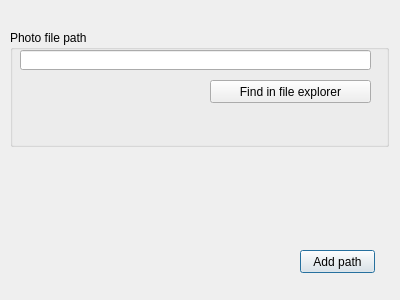
<?xml version="1.0" encoding="UTF-8"?>
<ui version="4.0">
 <class>addrecipephoto</class>
 <widget class="QDialog" name="addrecipephoto">
  <property name="geometry">
   <rect>
    <x>0</x>
    <y>0</y>
    <width>400</width>
    <height>300</height>
   </rect>
  </property>
  <property name="windowTitle">
   <string>Dialog</string>
  </property>
  <widget class="QPushButton" name="pushButton_2">
   <property name="geometry">
    <rect>
     <x>300</x>
     <y>250</y>
     <width>75</width>
     <height>23</height>
    </rect>
   </property>
   <property name="text">
    <string>Add path</string>
   </property>
  </widget>
  <widget class="QGroupBox" name="groupBox">
   <property name="geometry">
    <rect>
     <x>10</x>
     <y>30</y>
     <width>379</width>
     <height>117</height>
    </rect>
   </property>
   <property name="title">
    <string>Photo file path</string>
   </property>
   <widget class="QLineEdit" name="lineEdit">
    <property name="geometry">
     <rect>
      <x>10</x>
      <y>20</y>
      <width>351</width>
      <height>20</height>
     </rect>
    </property>
   </widget>
   <widget class="QPushButton" name="pushButton">
    <property name="geometry">
     <rect>
      <x>200</x>
      <y>50</y>
      <width>161</width>
      <height>23</height>
     </rect>
    </property>
    <property name="text">
     <string>Find in file explorer</string>
    </property>
   </widget>
  </widget>
  <zorder>groupBox</zorder>
  <zorder>pushButton_2</zorder>
  <zorder>pushButton_2</zorder>
  <zorder>horizontalSpacer</zorder>
  <zorder>groupBox</zorder>
  <zorder>groupBox</zorder>
  <zorder>groupBox</zorder>
  <zorder>pushButton_2</zorder>
 </widget>
 <resources/>
 <connections/>
</ui>
